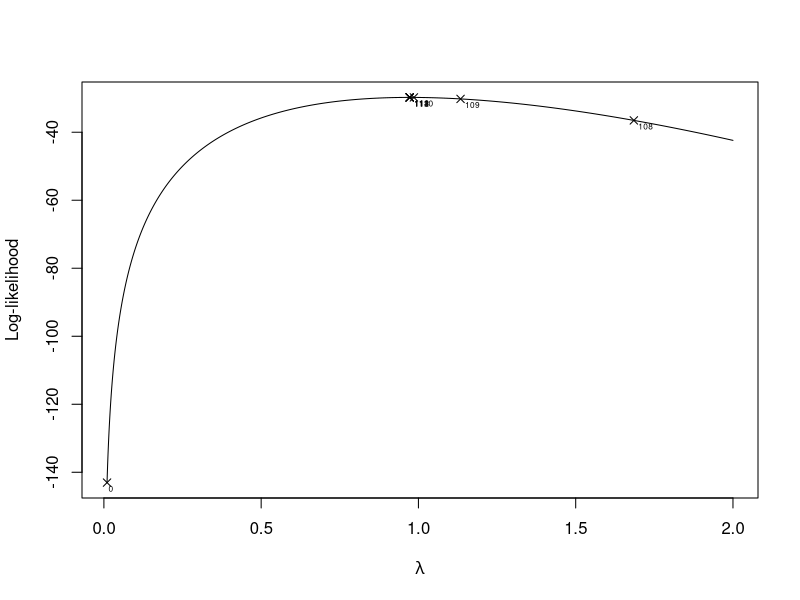

Generate this figure with R: (Note: this script raises an error after producing the figure.)
# Newton--Raphson
newtRap <- function(start,tol,f,df,details=TRUE){
  sol <- c(start)
  check <- 1
  while(check>tol){
    xn <- sol[length(sol)] - f(sol[length(sol)])/df(sol[length(sol)])
    sol <- c(sol,xn)
    check <- abs(sol[length(sol)]-sol[length(sol)-1])
if(details){print(xn)}
  }
  return(sol)
}


# The log-likelihood with the constraint imposed by a log transform
ll.expr.c <- expression(n*(xbar*theta-exp(theta)-log(1-exp(-exp(theta)))))

# Finding the derivatives symbollically
dll.expr.c <- D(ll.expr.c,"theta") # The first derivative
ddll.expr.c <- D(dll.expr.c,"theta") # The second derivative

g <- function(theta) eval(dll.expr.c) # Making a function out of the first derivative
dg <- function(theta) eval(ddll.expr.c) # Making a function out of the second derivative

# The "data"
n <- 55
xbar <- 1.56363636363636

# Finding the MLE
theta0 <- log(100)
theta.est <- newtRap(theta0,10^-6,g,dg,details=FALSE)
exp(theta.est[length(theta.est)])

theta0 <- log(1.56)
theta.est <- newtRap(theta0,10^-6,g,dg,details=FALSE)
exp(theta.est[length(theta.est)])

theta0 <- log(0.93)
theta.est <- newtRap(theta0,10^-6,g,dg,details=FALSE)
exp(theta.est[length(theta.est)])

theta0 <- log(0.4)
theta.est <- newtRap(theta0,10^-6,g,dg,details=FALSE)
exp(theta.est[length(theta.est)])

theta0 <- log(0.1)
theta.est <- newtRap(theta0,10^-6,g,dg,details=FALSE)
exp(theta.est[length(theta.est)])

theta0 <- log(0.01)
theta.est <- newtRap(theta0,10^-6,g,dg,details=FALSE)
exp(theta.est[length(theta.est)])


theta0 <- log(0.005)
theta.est <- newtRap(theta0,10^-6,g,dg,details=FALSE)
exp(theta.est[length(theta.est)])


# Finding the MLE for lambda
# A "decent" starting value. Warning a starting value of less than about 0.005 causes a very large first Newton step and can exceed R's limits and we get NaNs!
start = log(0.01)
cx = newtRap(start,10^-15,g,dg,details=FALSE) # The steps can be very small so the tolerance needs to be very small
cz = exp(cx) # the step values for Newton

# # The negative log-likelihood function and log-likelihood function.
ll=function(lambda) n*(xbar*log(lambda)-lambda-log(1-exp(-lambda)))
cy=ll(cz) 

xrep=seq(0.01,2,0.001)
yrep=ll(xrep) 
plot(xrep,yrep,type="l",xlab=expression(lambda),ylab = "Log-likelihood")

# Adding the Newton steps to the plot
points(cz,cy,pch=4)
zeroton=0:(length(cz)-1)
library(calibrate)
textxy(cz,cy,zeroton,cx=1.1)

########################################
## What if we ignore the constraint? ###
########################################

# The log likelihood without the transform
ll.expr <- expression(n*(xbar*log(lambda)-lambda-log(1-exp(-lambda))))

# Derivatives
dll.expr <- D(ll.expr,"lambda")
ddll.expr <- D(dll.expr,"lambda")
f <- function(lambda) eval(dll.expr) 
df <- function(lambda) eval(ddll.expr) 


# Finding the MLE
lambda0 <- 100
newtRap(lambda0,10^-6,f,df,details=FALSE)
# Does not work! The step is too far!

lambda0 <- 1.56
newtRap(lambda0,10^-6,f,df,details=FALSE)

lambda0 <- 0.93
newtRap(lambda0,10^-6,f,df,details=FALSE)

lambda0 <- 0.4
newtRap(lambda0,10^-6,f,df,details=FALSE)

lambda0 <- 0.1
newtRap(lambda0,10^-6,f,df,details=FALSE) 

lambda0 <- 0.01
newtRap(lambda0,10^-6,f,df,details=FALSE)

# What about an extreme starting value

lambda0 <- 10^-15
newtRap(lambda0,10^-15,f,df,details=FALSE)
# Seems to work!
